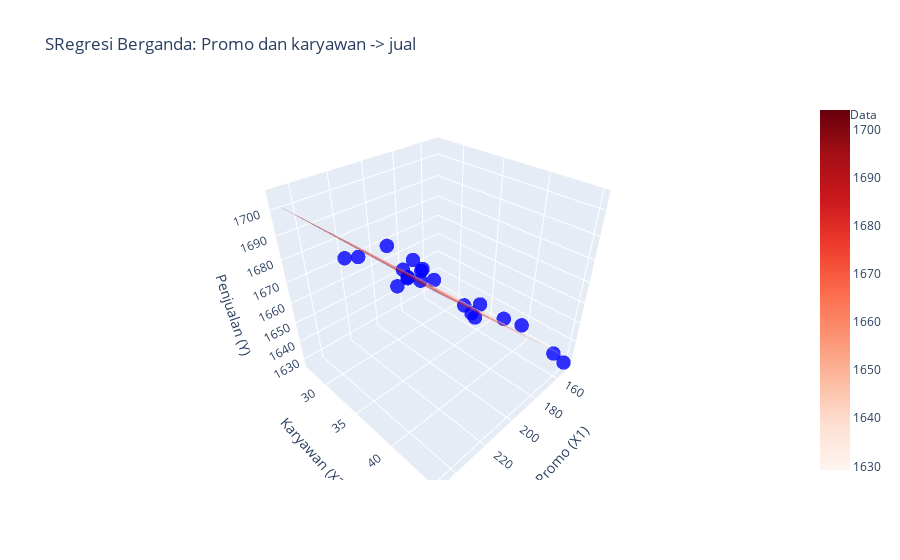

Write notebook code for a chart like this one.
### Markdown cell above
<div style="font-family: 'Palatino Linotype', 'Book Antiqua', serif;
            font-size: 24px; 
            color: #1E90FF;   /* biru estetik */
            font-weight: bold; 
            text-align: center; 
            letter-spacing: 1px;">
  Visualisasi (Scatter Plot 3D)
</div>

### Code cell
# Scatter plot 3D
scatter_plot = go.Scatter3d(
     x=df["Promo(X1)"],
    y=df["Karyawan(X2)"],
    z=df["Jual(Y)"],
    mode="markers",
    marker=dict(size=5, color="blue", opacity=0.8),
    name="Data"
)

# Membuat grid untuk permukaan regresi
x1_grid, x2_grid = np.meshgrid(
    np.linspace(df["Promo(X1)"].min(), df["Promo(X1)"].max(), 10),
    np.linspace(df["Karyawan(X2)"].min(), df["Karyawan(X2)"].max(), 10)
)
y_pred = koefisien.iloc[0] + koefisien.iloc[1] * x1_grid + koefisien.iloc[2] * x2_grid

# Permukaan regresi 3D
regresion_surface = go.Surface(
    x=x1_grid,
    y=x2_grid,
    z=y_pred,
    colorscale="Reds",
    opacity=0.5,
    name="Garis Regresi"
)

# Layout plot
layout = go.Layout(
    title="SRegresi Berganda: Promo dan karyawan -> jual",
    scene=dict(
        xaxis_title="Promo (X1)",
        yaxis_title="Karyawan (X2)",
        zaxis_title="Penjualan (Y)"
    ),
    showlegend=True
)

# Buat figure dan tampilkan
fig = go.Figure(data=[scatter_plot, regresion_surface], layout=layout)
fig.show()

### Figure 1 — Plotly figure (JSON) as saved in the notebook; plotly's stock layout.template omitted (floating-point values rounded to 4 significant figures)
{"data": [{"marker": {"color": "blue", "opacity": 0.8, "size": 5}, "mode": "markers", "name": "Data", "type": "scatter3d", "x": [248, 210, 207, 153, 169, 195, 186, 188, 198, 195, 154, 156, 171, 229, 223, 225, 150, 195, 153, 154], "y": [42, 35, 32, 33, 28, 28, 39, 42, 45, 33, 27, 34, 28, 30, 37, 31, 45, 31, 44, 32], "z": [1705, 1682, 1663, 1628, 1650, 1671, 1661, 1662, 1671, 1668, 1636, 1629, 1644, 1680, 1683, 1681, 1628, 1661, 1632, 1631]}, {"colorscale": [[0, "rgb(255,245,240)"], [0.125, "rgb(254,224,210)"], [0.25, "rgb(252,187,161)"], [0.375, "rgb(252,146,114)"], [0.5, "rgb(251,106,74)"], [0.625, "rgb(239,59,44)"], [0.75, "rgb(203,24,29)"], [0.875, "rgb(165,15,21)"], [1, "rgb(103,0,13)"]], "name": "Garis Regresi", "opacity": 0.5, "type": "surface", "x": [[150.0, 160.9, 171.8, 182.7, 193.6, 204.4, 215.3, 226.2, 237.1, 248.0], [150.0, 160.9, 171.8, 182.7, 193.6, 204.4, 215.3, 226.2, 237.1, 248.0], [150.0, 160.9, 171.8, 182.7, 193.6, 204.4, 215.3, 226.2, 237.1, 248.0], [150.0, 160.9, 171.8, 182.7, 193.6, 204.4, 215.3, 226.2, 237.1, 248.0], [150.0, 160.9, 171.8, 182.7, 193.6, 204.4, 215.3, 226.2, 237.1, 248.0], [150.0, 160.9, 171.8, 182.7, 193.6, 204.4, 215.3, 226.2, 237.1, 248.0], [150.0, 160.9, 171.8, 182.7, 193.6, 204.4, 215.3, 226.2, 237.1, 248.0], [150.0, 160.9, 171.8, 182.7, 193.6, 204.4, 215.3, 226.2, 237.1, 248.0], [150.0, 160.9, 171.8, 182.7, 193.6, 204.4, 215.3, 226.2, 237.1, 248.0], [150.0, 160.9, 171.8, 182.7, 193.6, 204.4, 215.3, 226.2, 237.1, 248.0]], "y": [[27.0, 27.0, 27.0, 27.0, 27.0, 27.0, 27.0, 27.0, 27.0, 27.0], [29.0, 29.0, 29.0, 29.0, 29.0, 29.0, 29.0, 29.0, 29.0, 29.0], [31.0, 31.0, 31.0, 31.0, 31.0, 31.0, 31.0, 31.0, 31.0, 31.0], [33.0, 33.0, 33.0, 33.0, 33.0, 33.0, 33.0, 33.0, 33.0, 33.0], [35.0, 35.0, 35.0, 35.0, 35.0, 35.0, 35.0, 35.0, 35.0, 35.0], [37.0, 37.0, 37.0, 37.0, 37.0, 37.0, 37.0, 37.0, 37.0, 37.0], [39.0, 39.0, 39.0, 39.0, 39.0, 39.0, 39.0, 39.0, 39.0, 39.0], [41.0, 41.0, 41.0, 41.0, 41.0, 41.0, 41.0, 41.0, 41.0, 41.0], [43.0, 43.0, 43.0, 43.0, 43.0, 43.0, 43.0, 43.0, 43.0, 43.0], [45.0, 45.0, 45.0, 45.0, 45.0, 45.0, 45.0, 45.0, 45.0, 45.0]], "z": [[1629.0, 1637.0, 1645.0, 1653.0, 1661.0, 1669.0, 1677.0, 1686.0, 1694.0, 1702.0], [1629.0, 1638.0, 1646.0, 1654.0, 1662.0, 1670.0, 1678.0, 1686.0, 1694.0, 1702.0], [1630.0, 1638.0, 1646.0, 1654.0, 1662.0, 1670.0, 1678.0, 1686.0, 1694.0, 1702.0], [1630.0, 1638.0, 1646.0, 1654.0, 1662.0, 1670.0, 1678.0, 1686.0, 1694.0, 1702.0], [1630.0, 1638.0, 1646.0, 1654.0, 1662.0, 1671.0, 1679.0, 1687.0, 1695.0, 1703.0], [1631.0, 1639.0, 1647.0, 1655.0, 1663.0, 1671.0, 1679.0, 1687.0, 1695.0, 1703.0], [1631.0, 1639.0, 1647.0, 1655.0, 1663.0, 1671.0, 1679.0, 1687.0, 1695.0, 1703.0], [1631.0, 1639.0, 1647.0, 1655.0, 1663.0, 1671.0, 1679.0, 1687.0, 1695.0, 1703.0], [1631.0, 1639.0, 1647.0, 1655.0, 1664.0, 1672.0, 1680.0, 1688.0, 1696.0, 1704.0], [1632.0, 1640.0, 1648.0, 1656.0, 1664.0, 1672.0, 1680.0, 1688.0, 1696.0, 1704.0]]}], "layout": {"scene": {"xaxis": {"title": {"text": "Promo (X1)"}}, "yaxis": {"title": {"text": "Karyawan (X2)"}}, "zaxis": {"title": {"text": "Penjualan (Y)"}}}, "showlegend": true, "title": {"text": "SRegresi Berganda: Promo dan karyawan -> jual"}}}
